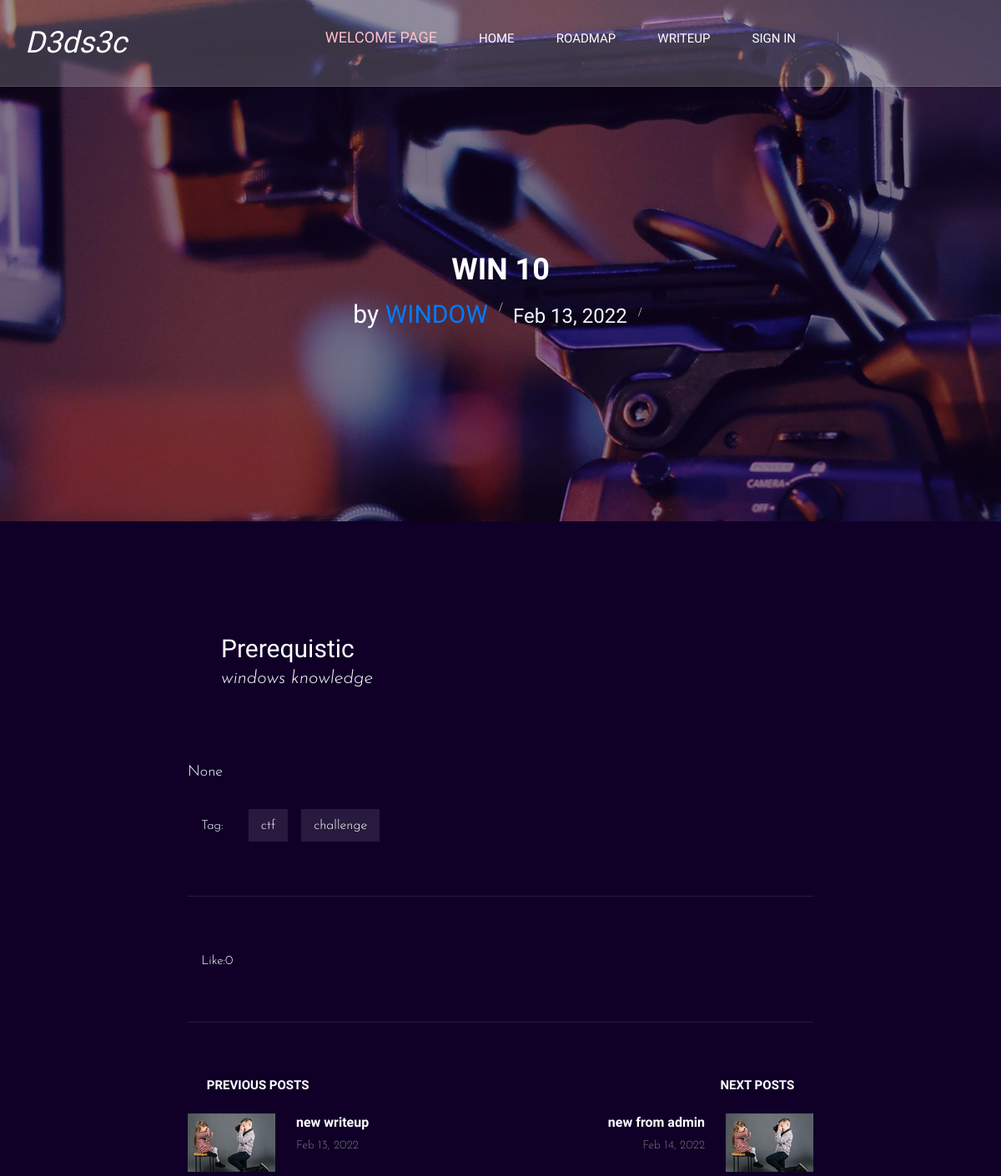
Page /dedsec/writeup/24/ (upper part) on the earlier database version.
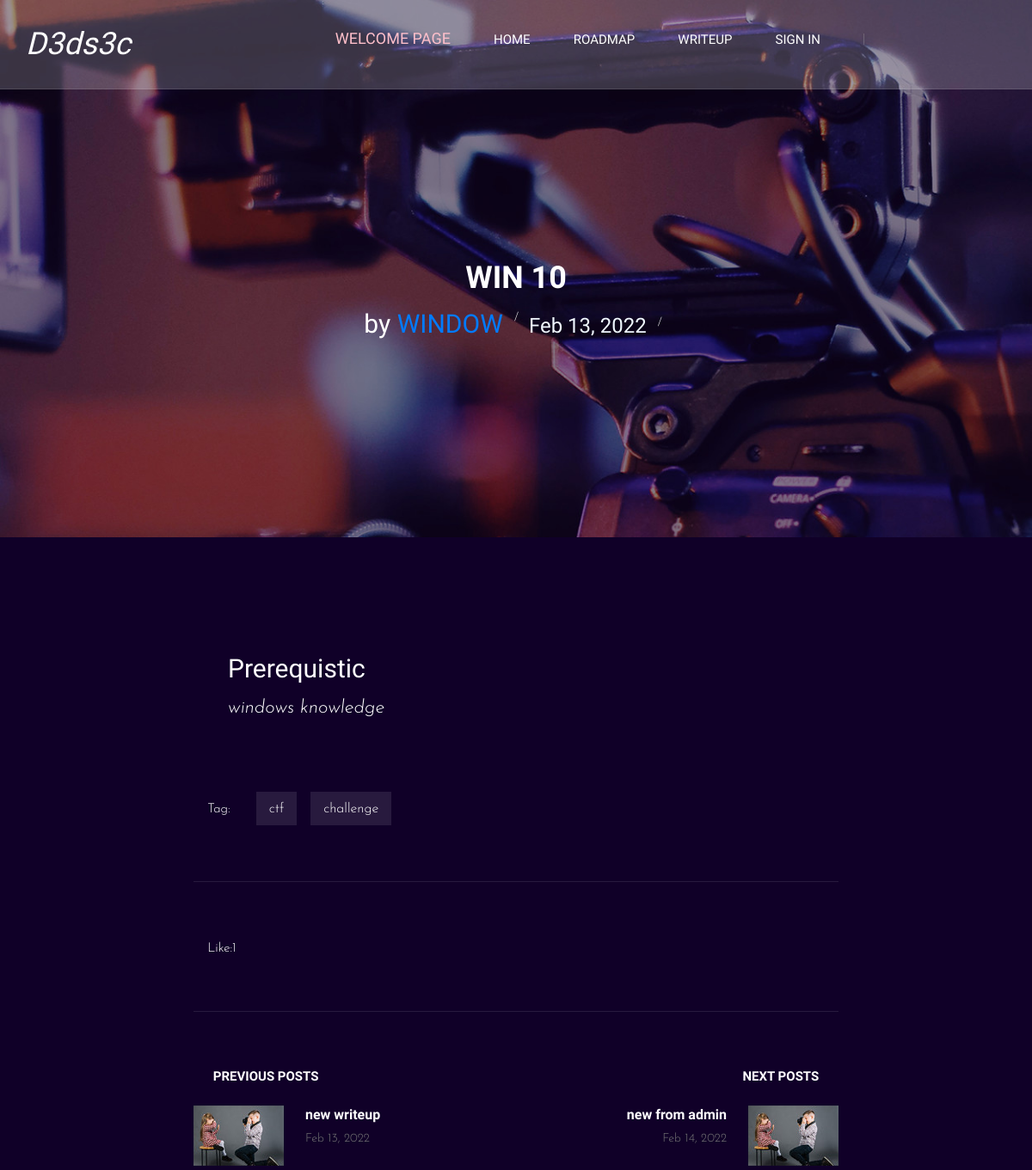
Same page on the later database version.
### writeup/models.py (models this page shows, shortened)
class Writeup(models.Model):
    like = models.ManyToManyField(User,related_name='like')
    title = models.CharField(max_length=100)
    prerequis =  RichTextUploadingField(blank=True, null=True)
    content_upload = RichTextUploadingField(blank=True, null=True)
    cate = models.ManyToManyField(Cate, related_name='writeup')
    date_create = models.DateTimeField(default = timezone.now)
    author = models.ForeignKey(User, on_delete=models.CASCADE,related_name='writeup')

### writeup/views.py (the view)
class WriteupDetail(DetailView):
    model = Writeup
    context_object_name = 'post'

### writeup/models.py (called while the page is built)
    def __str__(self):
        return self.tag

### writeup/templates/writeup/writeup_detail.html (shortened to what the changed rows need)
{%extends 'writeup/base.html'%}
{%load static%}
{% block content %}
    <header class="header">
        <div class="container">
            <div class="row">
                <div class="col-lg-2">
                    <div class="header__logo">
                        <a href="{%url 'wuhpage'%}" style="color: white;"><h2 style="color: white;"><em> D3ds3c</em> </h2></a>
                    </div>
                </div>
            </div>
        </div>
    </header>
    <section class="blog-hero spad set-bg" data-setbg="{%static 'writeup/img/blog/blog-hero.jpg'%}">
        <div class="container">
            <div class="row d-flex justify-content-center">
                <div class="col-lg-8">
                    <div class="blog__hero__text">
                        <h2>{{post.title}}</h2>
                        <ul>
                             <li><h3 style="color: white;"> by<span> <a  href="{%url 'profile' post.author.id%}">{{post.author.first_name}}</a> </span></h3></li>
                            <li><h4 style="color:aliceblue;">{{post.date_create|date:"M d, Y"}}</h4> </li>
                        </ul>
                    </div>
                </div>
            </div>
        </div>
    </section>
    <div class="blog-details spad">
        <div class="container">
            <div class="row d-flex justify-content-center">
                <div class="col-lg-8">
                    <div class="blog__details__content">
                        <div class="blog__details__quote">
                                <h3 style="color: white;"> Prerequistic</h3>
                            <p style="color: white;">    {{post.prerequis | safe}}</p>
                        </div>
                        <div class="blog__details__text">
                            <p>{{post.content_upload| safe }}</p>
                        </div>
                        <div class="blog__details__tags">
                            <span><i class="fa fa-tag"></i> Like:{{post.like.count}}</span>
                        </div>
                        <div class="blog__details__option">
                            <div class="row">
                                {%if post.get_previous_by_date_create%}
                                <div class="col-lg-6 col-md-6 col-sm-6">
                                    <a href="{%url 'writeupdetail' post.get_previous_by_date_create.id%}" class="blog__details__option__item">
                                        <h5><i class="fa fa-angle-left"></i> Previous posts</h5>
                                        <div class="blog__details__option__item__img">
                                            <img src="{% static 'writeup/img/blog/prev.jpg'%}" alt="">
                                        </div>
                                        <div class="blog__details__option__item__text">
                                            <h6>{{post.get_previous_by_date_create.title}}</h6>
                                            <span>{{post.get_previous_by_date_create.date_create| date:"M d, Y"}}</span>
                                        </div>
                                    </a>
                                </div>
                                {%endif%}
                                {%if post.get_next_by_date_create%}
                                <div class="col-lg-6 col-md-6 col-sm-6">
                                    <a href="{%url 'writeupdetail' post.get_next_by_date_create.id%}" class="blog__details__option__item blog__details__option__item--right">
                                        <h5>Next posts <i class="fa fa-angle-right"></i></h5>
                                        <div class="blog__details__option__item__img">
                                            <img src="{% static 'writeup/img/blog/prev.jpg'%}" alt="">
                                        </div>
                                        <div class="blog__details__option__item__text">
                                            <h6>{{post.get_next_by_date_create.title}}</h6>
                                            <span>{{post.get_next_by_date_create.date_create| date:"M d, Y"}}</span>
                                        </div>
                                    </a>
                                </div>
                            </div>
                        </div>
                        {%endif%}
                    </div>
                </div>
            </div>
        </div>
    </div>
    {% endblock %}

Differences in the rows shown:
changed Writeup "WIN 10": prerequis "windows knowledge" → "<p>windows knowledge</p>" (drawn); like.count "0" → "1"; content_upload "None" → (not shown)
